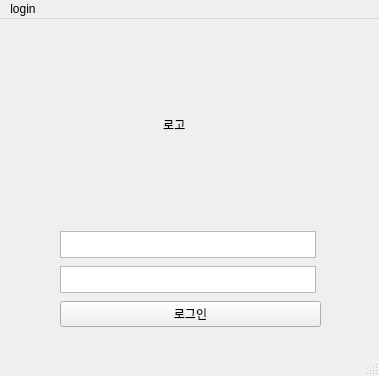
<?xml version="1.0" encoding="UTF-8"?>
<ui version="4.0">
 <class>MainWindow</class>
 <widget class="QMainWindow" name="MainWindow">
  <property name="geometry">
   <rect>
    <x>0</x>
    <y>0</y>
    <width>379</width>
    <height>376</height>
   </rect>
  </property>
  <property name="minimumSize">
   <size>
    <width>379</width>
    <height>376</height>
   </size>
  </property>
  <property name="maximumSize">
   <size>
    <width>379</width>
    <height>376</height>
   </size>
  </property>
  <property name="windowTitle">
   <string>MainWindow</string>
  </property>
  <widget class="QWidget" name="centralwidget">
   <widget class="QWidget" name="layoutWidget">
    <property name="geometry">
     <rect>
      <x>60</x>
      <y>210</y>
      <width>261</width>
      <height>101</height>
     </rect>
    </property>
    <layout class="QVBoxLayout" name="verticalLayout">
     <item>
      <widget class="QPlainTextEdit" name="login_ID">
       <property name="minimumSize">
        <size>
         <width>256</width>
         <height>27</height>
        </size>
       </property>
       <property name="maximumSize">
        <size>
         <width>256</width>
         <height>27</height>
        </size>
       </property>
      </widget>
     </item>
     <item>
      <widget class="QPlainTextEdit" name="login_PW">
       <property name="minimumSize">
        <size>
         <width>256</width>
         <height>27</height>
        </size>
       </property>
       <property name="maximumSize">
        <size>
         <width>256</width>
         <height>27</height>
        </size>
       </property>
      </widget>
     </item>
     <item>
      <widget class="QPushButton" name="login_Button">
       <property name="text">
        <string>로그인</string>
       </property>
      </widget>
     </item>
    </layout>
   </widget>
   <widget class="QLabel" name="label">
    <property name="geometry">
     <rect>
      <x>90</x>
      <y>20</y>
      <width>201</width>
      <height>171</height>
     </rect>
    </property>
    <property name="text">
     <string>                      로고</string>
    </property>
   </widget>
  </widget>
  <widget class="QMenuBar" name="menubar">
   <property name="geometry">
    <rect>
     <x>0</x>
     <y>0</y>
     <width>379</width>
     <height>21</height>
    </rect>
   </property>
   <widget class="QMenu" name="menulogin">
    <property name="title">
     <string>login</string>
    </property>
   </widget>
   <addaction name="menulogin"/>
  </widget>
  <widget class="QStatusBar" name="statusbar"/>
 </widget>
 <resources/>
 <connections/>
</ui>
